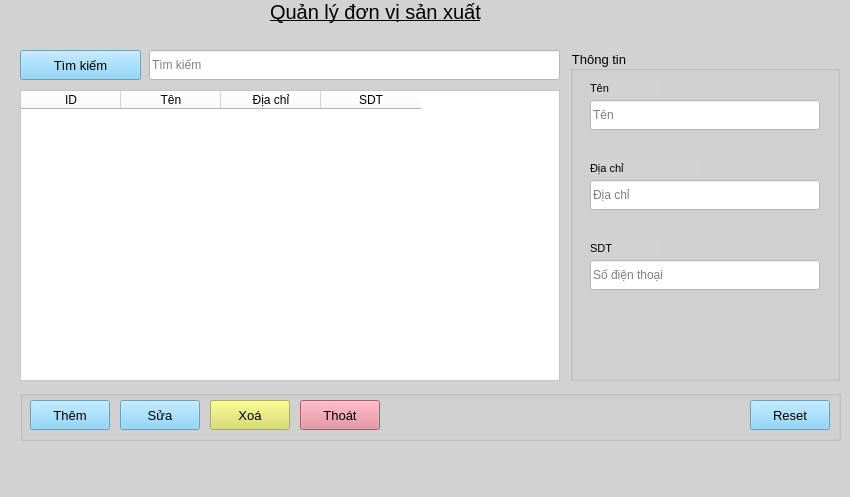
<?xml version="1.0" encoding="UTF-8"?>
<ui version="4.0">
 <class>qldvsxWindow</class>
 <widget class="QMainWindow" name="qldvsxWindow">
  <property name="geometry">
   <rect>
    <x>0</x>
    <y>0</y>
    <width>850</width>
    <height>497</height>
   </rect>
  </property>
  <property name="windowTitle">
   <string>MainWindow</string>
  </property>
  <property name="styleSheet">
   <string notr="true">background-color:rgba(210, 210, 210,1);</string>
  </property>
  <widget class="QWidget" name="centralwidget">
   <widget class="QLabel" name="lb_qldvsx">
    <property name="geometry">
     <rect>
      <x>270</x>
      <y>0</y>
      <width>591</width>
      <height>41</height>
     </rect>
    </property>
    <property name="font">
     <font>
      <pointsize>15</pointsize>
      <underline>true</underline>
      <strikeout>false</strikeout>
     </font>
    </property>
    <property name="text">
     <string>Quản lý đơn vị sản xuất</string>
    </property>
    <property name="alignment">
     <set>Qt::AlignLeading|Qt::AlignLeft|Qt::AlignTop</set>
    </property>
   </widget>
   <widget class="QLineEdit" name="tim_qldvsx">
    <property name="geometry">
     <rect>
      <x>149</x>
      <y>50</y>
      <width>411</width>
      <height>30</height>
     </rect>
    </property>
    <property name="styleSheet">
     <string notr="true">background-color:rgba(255, 255, 255, 1);</string>
    </property>
    <property name="placeholderText">
     <string>Tìm kiếm</string>
    </property>
   </widget>
   <widget class="QTableWidget" name="tb_qldvsx">
    <property name="geometry">
     <rect>
      <x>20</x>
      <y>90</y>
      <width>540</width>
      <height>291</height>
     </rect>
    </property>
    <property name="cursor" stdset="0">
     <cursorShape>PointingHandCursor</cursorShape>
    </property>
    <property name="styleSheet">
     <string notr="true">background-color:rgba(255, 255, 255, 1);</string>
    </property>
    <column>
     <property name="text">
      <string>ID</string>
     </property>
    </column>
    <column>
     <property name="text">
      <string>Tên</string>
     </property>
    </column>
    <column>
     <property name="text">
      <string>Địa chỉ</string>
     </property>
    </column>
    <column>
     <property name="text">
      <string>SDT</string>
     </property>
    </column>
   </widget>
   <widget class="QGroupBox" name="grb_qlch">
    <property name="geometry">
     <rect>
      <x>570</x>
      <y>50</y>
      <width>270</width>
      <height>331</height>
     </rect>
    </property>
    <property name="font">
     <font>
      <pointsize>10</pointsize>
     </font>
    </property>
    <property name="styleSheet">
     <string notr="true">background-color:rgba(210, 210, 210,1);</string>
    </property>
    <property name="title">
     <string>Thông tin</string>
    </property>
    <widget class="QLineEdit" name="txt_qldvsx_ten">
     <property name="geometry">
      <rect>
       <x>20</x>
       <y>50</y>
       <width>230</width>
       <height>30</height>
      </rect>
     </property>
     <property name="styleSheet">
      <string notr="true">background-color:rgba(255, 255, 255, 1);</string>
     </property>
     <property name="placeholderText">
      <string>Tên</string>
     </property>
    </widget>
    <widget class="QLineEdit" name="txt_qldvsx_dc">
     <property name="geometry">
      <rect>
       <x>20</x>
       <y>130</y>
       <width>230</width>
       <height>30</height>
      </rect>
     </property>
     <property name="styleSheet">
      <string notr="true">background-color:rgba(255, 255, 255, 1);</string>
     </property>
     <property name="placeholderText">
      <string>Địa chỉ</string>
     </property>
    </widget>
    <widget class="QLineEdit" name="txt_qldvsx_sdt">
     <property name="geometry">
      <rect>
       <x>20</x>
       <y>210</y>
       <width>230</width>
       <height>30</height>
      </rect>
     </property>
     <property name="styleSheet">
      <string notr="true">background-color:rgba(255, 255, 255, 1);</string>
     </property>
     <property name="placeholderText">
      <string>Số điện thoại</string>
     </property>
    </widget>
    <widget class="QLabel" name="lb_qldvsx_ten">
     <property name="geometry">
      <rect>
       <x>20</x>
       <y>30</y>
       <width>71</width>
       <height>16</height>
      </rect>
     </property>
     <property name="font">
      <font>
       <pointsize>8</pointsize>
      </font>
     </property>
     <property name="text">
      <string>Tên</string>
     </property>
    </widget>
    <widget class="QLabel" name="lb_qldvsx_dc">
     <property name="geometry">
      <rect>
       <x>20</x>
       <y>110</y>
       <width>111</width>
       <height>16</height>
      </rect>
     </property>
     <property name="font">
      <font>
       <pointsize>8</pointsize>
      </font>
     </property>
     <property name="text">
      <string>Địa chỉ</string>
     </property>
    </widget>
    <widget class="QLabel" name="lb_qldvsx_sdt">
     <property name="geometry">
      <rect>
       <x>20</x>
       <y>190</y>
       <width>71</width>
       <height>16</height>
      </rect>
     </property>
     <property name="font">
      <font>
       <pointsize>8</pointsize>
      </font>
     </property>
     <property name="text">
      <string>SDT</string>
     </property>
    </widget>
   </widget>
   <widget class="QPushButton" name="btn_timkiem_qldvsx">
    <property name="geometry">
     <rect>
      <x>20</x>
      <y>50</y>
      <width>121</width>
      <height>30</height>
     </rect>
    </property>
    <property name="font">
     <font>
      <pointsize>10</pointsize>
     </font>
    </property>
    <property name="cursor">
     <cursorShape>PointingHandCursor</cursorShape>
    </property>
    <property name="styleSheet">
     <string notr="true">background-color:rgba(118, 203, 248, 0.8);
</string>
    </property>
    <property name="text">
     <string>Tìm kiếm</string>
    </property>
   </widget>
   <widget class="QGroupBox" name="groupBox">
    <property name="geometry">
     <rect>
      <x>20</x>
      <y>390</y>
      <width>821</width>
      <height>51</height>
     </rect>
    </property>
    <property name="title">
     <string/>
    </property>
    <widget class="QPushButton" name="btn_again">
     <property name="geometry">
      <rect>
       <x>730</x>
       <y>10</y>
       <width>80</width>
       <height>30</height>
      </rect>
     </property>
     <property name="font">
      <font>
       <pointsize>10</pointsize>
      </font>
     </property>
     <property name="cursor">
      <cursorShape>PointingHandCursor</cursorShape>
     </property>
     <property name="styleSheet">
      <string notr="true">background-color:rgba(118, 203, 248, 0.8);
</string>
     </property>
     <property name="text">
      <string>Reset</string>
     </property>
    </widget>
    <widget class="QPushButton" name="btn_sua_qldvsx">
     <property name="geometry">
      <rect>
       <x>100</x>
       <y>10</y>
       <width>80</width>
       <height>30</height>
      </rect>
     </property>
     <property name="font">
      <font>
       <pointsize>10</pointsize>
      </font>
     </property>
     <property name="cursor">
      <cursorShape>PointingHandCursor</cursorShape>
     </property>
     <property name="styleSheet">
      <string notr="true">background-color:rgba(118, 203, 248, 0.8);
</string>
     </property>
     <property name="text">
      <string>Sửa</string>
     </property>
    </widget>
    <widget class="QPushButton" name="btn_them_qldvsx">
     <property name="geometry">
      <rect>
       <x>10</x>
       <y>10</y>
       <width>80</width>
       <height>30</height>
      </rect>
     </property>
     <property name="font">
      <font>
       <pointsize>10</pointsize>
      </font>
     </property>
     <property name="cursor">
      <cursorShape>PointingHandCursor</cursorShape>
     </property>
     <property name="styleSheet">
      <string notr="true">background-color:rgba(118, 203, 248, 0.8);
</string>
     </property>
     <property name="text">
      <string>Thêm</string>
     </property>
    </widget>
    <widget class="QPushButton" name="btn_xoa_qldvsx">
     <property name="geometry">
      <rect>
       <x>190</x>
       <y>10</y>
       <width>80</width>
       <height>30</height>
      </rect>
     </property>
     <property name="font">
      <font>
       <pointsize>10</pointsize>
      </font>
     </property>
     <property name="cursor">
      <cursorShape>PointingHandCursor</cursorShape>
     </property>
     <property name="styleSheet">
      <string notr="true">background-color:rgba(215, 220, 88, 0.77);</string>
     </property>
     <property name="text">
      <string>Xoá</string>
     </property>
    </widget>
    <widget class="QPushButton" name="btn_thoat_qldvsx">
     <property name="geometry">
      <rect>
       <x>280</x>
       <y>10</y>
       <width>80</width>
       <height>30</height>
      </rect>
     </property>
     <property name="font">
      <font>
       <pointsize>10</pointsize>
      </font>
     </property>
     <property name="cursor">
      <cursorShape>PointingHandCursor</cursorShape>
     </property>
     <property name="styleSheet">
      <string notr="true">background-color: rgba(225, 130, 146, 1);</string>
     </property>
     <property name="text">
      <string>Thoát</string>
     </property>
    </widget>
   </widget>
  </widget>
  <widget class="QMenuBar" name="menubar">
   <property name="geometry">
    <rect>
     <x>0</x>
     <y>0</y>
     <width>850</width>
     <height>26</height>
    </rect>
   </property>
  </widget>
  <widget class="QStatusBar" name="statusbar"/>
 </widget>
 <resources/>
 <connections/>
</ui>
